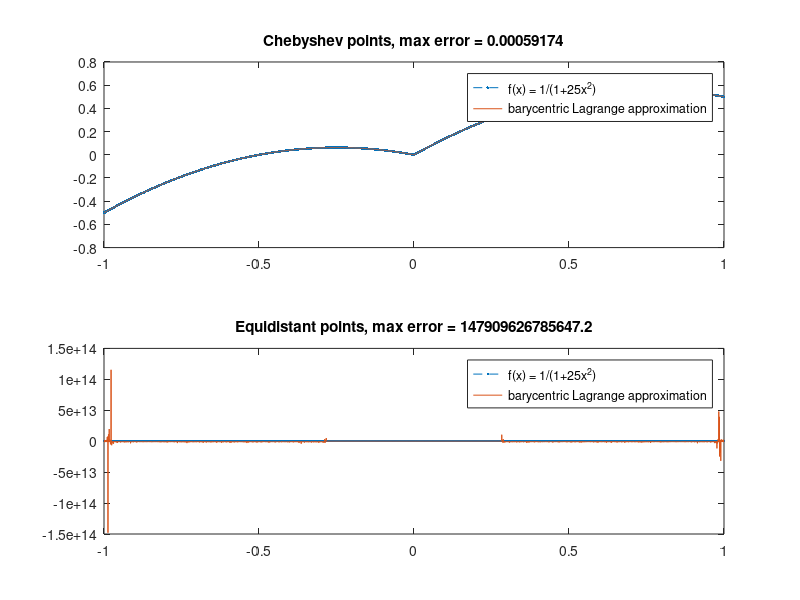

Here is the MATLAB script that generated this plot:
% Spring 2021 - MATH 400
% Example - barycentric Lagrange interpolation
% May 05, 2021
clear all
clc
% 5a
n = 1000; 
%f = @(x) 1./(1+25*x.^2); 
f = @(x) abs(x) + 0.5*x - x.^2;


%% Chebyshev points
xc = cos(pi*(0:n)'/n); % Chebyshev points of the 2nd kind
wc = [1/2; ones(n-1,1); 1/2].*(-1).^((0:n)'); % Weight at Chebyshev points
fc = f(xc); % Function at Chebyshev points
xx = linspace(-1,1,5000); % 5000 points between -1 and 1
numer = zeros(size(xx)); % numerator of barycentric Lagrange polynomial
denom = zeros(size(xx)); % denominator of barycentric Lagrange polynomial
exact = zeros(size(xx)); % Identifies possible divisions by zero
for j = 1:n+1
    xdiff = xx-xc(j); 
    temp  = wc(j)./xdiff; % The jth contribution
    numer = numer + temp*fc(j); % sum up to get the numerator
    denom = denom + temp; % sum up to get the denominator
    exact(xdiff==0) = j; % Find indices where division by zero occurs
end
ffc = numer./denom; % Approximation
jj = find(exact); % Assess the indices where there was division by zero
ffc(jj) = fc(exact(jj)); % These should just be the function value

subplot(2,1,1),plot(xc,fc,'.--',xx,ffc,'-','MarkerSize',20)
%legend('f(x) = |x| + x/2 - x^2','barycentric Lagrange approximation')
legend('f(x) = 1/(1+25x^2)','barycentric Lagrange approximation')
title(['Chebyshev points, max error = ',num2str(norm(f(xx)-ffc,'inf'))])

%% Equidistant points

clear jj numer denom exact
xe=-1+2*(0:n)'/n; %equidistant points
we=zeros(n+1,1); % equidistant weights
% weight at equidistant points
for j=0:n
    we(j+1)=(-1)^j*nchoosek(n,j);
end
fe = f(xe); % Function at Chebyshev points
numer = zeros(size(xx)); % numerator of barycentric Lagrange polynomial
denom = zeros(size(xx)); % denominator of barycentric Lagrange polynomial
exact = zeros(size(xx)); % Identifies possible divisions by zero
for j = 1:n+1
    xdiff = xx-xe(j); 
    temp  = we(j)./xdiff; % The jth contribution
    numer = numer + temp*fe(j); % sum up to get the numerator
    denom = denom + temp; % sum up to get the denominator
    exact(xdiff==0) = j; % Find indices where division by zero occurs
end
ffe = numer./denom; % Approximation
jj = find(exact); % Assess the indices where there was division by zero
ffe(jj) = fe(exact(jj)); % These should just be the function value

subplot(2,1,2),plot(xe,fe,'.--',xx,ffe,'-','MarkerSize',20)
%legend('f(x) = |x| + x/2 - x^2','barycentric Lagrange approximation')
legend('f(x) = 1/(1+25x^2)','barycentric Lagrange approximation')
title(['Equidistant points, max error = ',num2str(norm(f(xx)-ffe,'inf'))])



